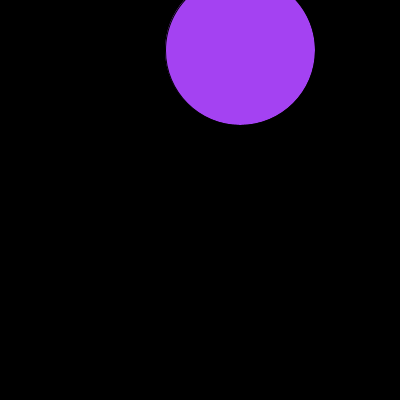
Frame 1 (no input)
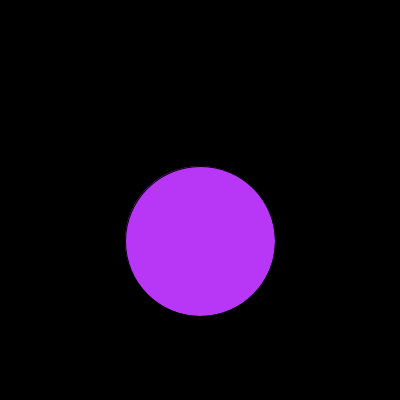
Frame 60 (the mouse pressed at the canvas centre just before this capture)
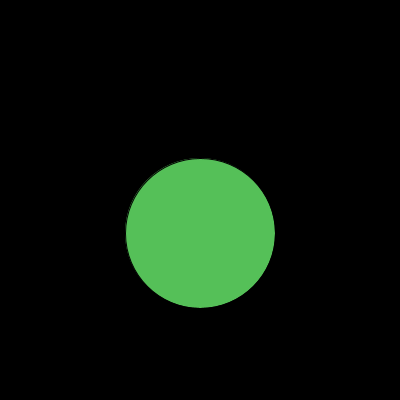
Frame 120 (the mouse held since frame 60 and released just before this capture)

The Processing sketch that drew these frames (run headless with seeded random() and noise(); from frame 60 on, the mouse is pressed at the canvas centre):

// Processing sketch: processing_30057
// ── processing_30057.pde

 
Car carro1;

void setup(){
size (400,400);
background(0);

carro1 = new Car ( 40, 50, 200);

}

void draw (){
background(0);
 
  carro1.drive ();
  carro1.display ();
  
}

class Car{
  
  float r,g,b;
  int xpos;
  int ypos;
  int xspeed;
  

  
  Car ( int t_xpos, int t_ypos, int t_xspeed ){
  
  xpos = t_xpos;
  ypos = t_ypos;
  xspeed = t_xspeed;
  
  r = random(255);
  g = random(255);
  b = random(255);
    
  }
  
  void drive (){
    
    xpos = xpos + xspeed;
    if (xpos > width){
      xpos = 0;
      ypos = (int) random(height);   
      
       r = random(255);
       g = random(255);
       b = random(255);
}
       
  }

   void display (){
   
   fill(r,g,b);  
   ellipse (xpos, ypos, 150, 150);
     
   }  
}
